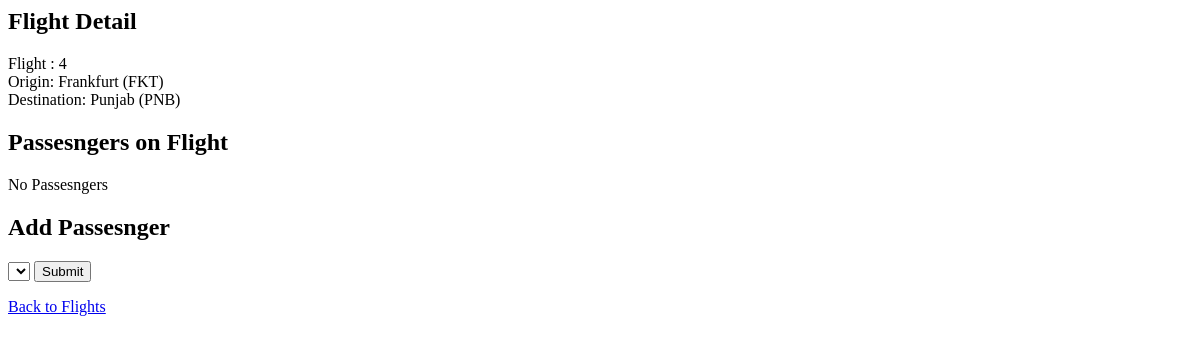
The app's page /flights/4, older data.
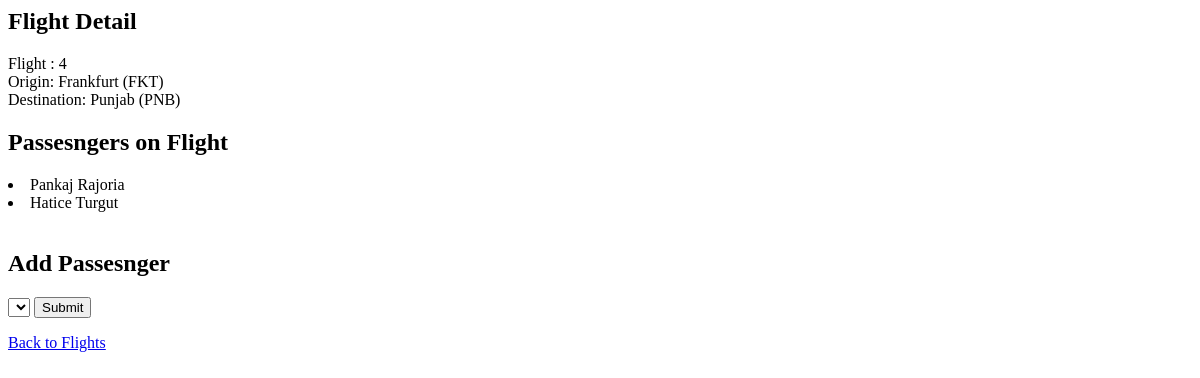
The same page, newer data.
### flights/models.py (models this page shows)
class Passengers(models.Model):
    fname = models.CharField(max_length=64)
    lname = models.CharField(max_length=64)
    flights = models.ManyToManyField(Flights, blank=True, related_name="passengers")
    def __str__(self):
        return f"{self.fname} {self.lname}"

### flights/views.py (the view)
# urls.py: path("<int:flight_id>",views.flight,name="flight"),
def flight(request, flight_id):
    flight = Flights.objects.get(pk=flight_id)
    return render(request,"flights/flight.html",{
        "flight":flight,
        "passengers": flight.passengers.all(),
        "non_passengers": Passengers.objects.exclude(flights=flight).all(),
    })

### flights/models.py (called while the page is built)
    def __str__(self):
        return f"{self.city} ({self.code})"

### flights/templates/flights/flight.html (shortened to what this page needs)
    <h2>Flight Detail</h2>
        Flight : {{ flight.id }} <br>
        Origin: {{flight.origin}} <br>
        Destination: {{flight.destination}} <br>
        <h2>Passesngers on Flight</h2>
        {% for passenger in passengers %}
        <li>{{ passenger }}</li>
        {% empty %}
        No Passesngers
        {% endfor %}
<h2>Add Passesnger</h2>
<form action="{% url 'flights:book' flight.id %}" method="POST">
    <select name="passenger">
    </select>
    <input type="submit">
</form>
<a href="{% url 'flights:index' %}">Back to Flights</a>

Row changes from the older to the newer data that the page shows:
added Passengers: fname+lname "Pankaj Rajoria"
added Passengers: fname+lname "Hatice Turgut"
Text that changed along with them:
text no longer shown: "No Passesngers"
